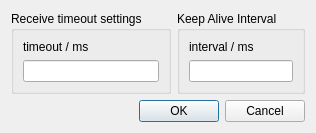
<?xml version="1.0" encoding="UTF-8"?>
<ui version="4.0">
 <class>settings</class>
 <widget class="QDialog" name="settings">
  <property name="geometry">
   <rect>
    <x>0</x>
    <y>0</y>
    <width>293</width>
    <height>123</height>
   </rect>
  </property>
  <property name="windowTitle">
   <string>Timing Settings</string>
  </property>
  <layout class="QFormLayout" name="formLayout">
   <property name="fieldGrowthPolicy">
    <enum>QFormLayout::AllNonFixedFieldsGrow</enum>
   </property>
   <item row="0" column="0">
    <widget class="QGroupBox" name="groupBox">
     <property name="title">
      <string>Receive timeout settings</string>
     </property>
     <layout class="QVBoxLayout" name="verticalLayout">
      <item>
       <widget class="QLabel" name="label_2">
        <property name="text">
         <string>timeout / ms</string>
        </property>
       </widget>
      </item>
      <item>
       <widget class="QLineEdit" name="lineEdit_normal"/>
      </item>
     </layout>
    </widget>
   </item>
   <item row="0" column="1">
    <widget class="QGroupBox" name="groupBox_4">
     <property name="title">
      <string>Keep Alive Interval</string>
     </property>
     <layout class="QVBoxLayout" name="verticalLayout_2">
      <item>
       <widget class="QLabel" name="label_3">
        <property name="text">
         <string>interval / ms</string>
        </property>
       </widget>
      </item>
      <item>
       <widget class="QLineEdit" name="lineEdit_keepAliveInterval"/>
      </item>
     </layout>
    </widget>
   </item>
   <item row="1" column="0" colspan="2">
    <widget class="QDialogButtonBox" name="buttonBox">
     <property name="orientation">
      <enum>Qt::Horizontal</enum>
     </property>
     <property name="standardButtons">
      <set>QDialogButtonBox::Cancel|QDialogButtonBox::Ok</set>
     </property>
    </widget>
   </item>
  </layout>
 </widget>
 <resources/>
 <connections>
  <connection>
   <sender>buttonBox</sender>
   <signal>accepted()</signal>
   <receiver>settings</receiver>
   <slot>accept()</slot>
   <hints>
    <hint type="sourcelabel">
     <x>248</x>
     <y>254</y>
    </hint>
    <hint type="destinationlabel">
     <x>157</x>
     <y>274</y>
    </hint>
   </hints>
  </connection>
  <connection>
   <sender>buttonBox</sender>
   <signal>rejected()</signal>
   <receiver>settings</receiver>
   <slot>reject()</slot>
   <hints>
    <hint type="sourcelabel">
     <x>316</x>
     <y>260</y>
    </hint>
    <hint type="destinationlabel">
     <x>286</x>
     <y>274</y>
    </hint>
   </hints>
  </connection>
 </connections>
</ui>
